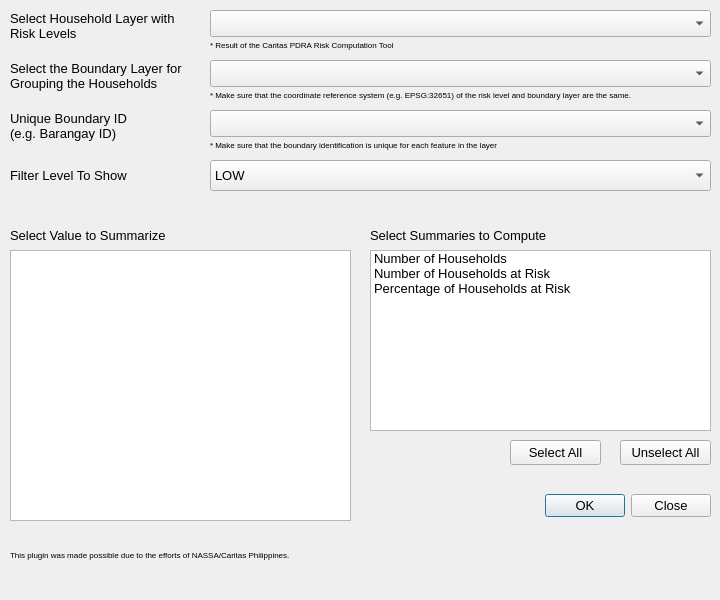
<?xml version="1.0" encoding="UTF-8"?>
<ui version="4.0">
 <class>CaritasPDRASummaryRiskDialog</class>
 <widget class="QDialog" name="CaritasPDRASummaryRiskDialog">
  <property name="geometry">
   <rect>
    <x>0</x>
    <y>0</y>
    <width>720</width>
    <height>600</height>
   </rect>
  </property>
  <property name="sizePolicy">
   <sizepolicy hsizetype="Fixed" vsizetype="Fixed">
    <horstretch>0</horstretch>
    <verstretch>0</verstretch>
   </sizepolicy>
  </property>
  <property name="minimumSize">
   <size>
    <width>720</width>
    <height>600</height>
   </size>
  </property>
  <property name="maximumSize">
   <size>
    <width>720</width>
    <height>600</height>
   </size>
  </property>
  <property name="font">
   <font>
    <pointsize>10</pointsize>
   </font>
  </property>
  <property name="windowTitle">
   <string>Statistics on Hazard, Vulnerability, Capacity, and Risk Computed from PDRA Data</string>
  </property>
  <property name="windowIcon">
   <iconset resource="resources.qrc">
    <normaloff>:/plugins/caritas_pdra/img/icons/icon-summary-risk.png</normaloff>:/plugins/caritas_pdra/img/icons/icon-summary-risk.png</iconset>
  </property>
  <property name="modal">
   <bool>false</bool>
  </property>
  <widget class="QLabel" name="label">
   <property name="geometry">
    <rect>
     <x>10</x>
     <y>530</y>
     <width>321</width>
     <height>51</height>
    </rect>
   </property>
   <property name="font">
    <font>
     <pointsize>5</pointsize>
     <weight>50</weight>
     <italic>false</italic>
     <bold>false</bold>
    </font>
   </property>
   <property name="layoutDirection">
    <enum>Qt::LeftToRight</enum>
   </property>
   <property name="text">
    <string>&lt;html&gt;&lt;head/&gt;&lt;body&gt;&lt;p&gt;&lt;span style=&quot; font-size:6pt;&quot;&gt;This plugin was made possible due to the efforts of NASSA/Caritas Philippines.&lt;/span&gt;&lt;/p&gt;&lt;/body&gt;&lt;/html&gt;</string>
   </property>
   <property name="scaledContents">
    <bool>false</bool>
   </property>
   <property name="alignment">
    <set>Qt::AlignLeading|Qt::AlignLeft|Qt::AlignVCenter</set>
   </property>
   <property name="wordWrap">
    <bool>true</bool>
   </property>
   <property name="margin">
    <number>4</number>
   </property>
  </widget>
  <widget class="QLabel" name="caritasLogo">
   <property name="geometry">
    <rect>
     <x>640</x>
     <y>530</y>
     <width>71</width>
     <height>51</height>
    </rect>
   </property>
   <property name="text">
    <string/>
   </property>
   <property name="pixmap">
    <pixmap resource="resources.qrc">:/plugins/caritas_pdra/img/logos/logo-nassa-caritas.png</pixmap>
   </property>
  </widget>
  <widget class="QDialogButtonBox" name="buttonBox">
   <property name="geometry">
    <rect>
     <x>540</x>
     <y>490</y>
     <width>171</width>
     <height>31</height>
    </rect>
   </property>
   <property name="toolTip">
    <string>Perform Statistics Computation</string>
   </property>
   <property name="standardButtons">
    <set>QDialogButtonBox::Close|QDialogButtonBox::Ok</set>
   </property>
  </widget>
  <widget class="QLabel" name="selectHHLabel">
   <property name="geometry">
    <rect>
     <x>10</x>
     <y>10</y>
     <width>181</width>
     <height>31</height>
    </rect>
   </property>
   <property name="font">
    <font>
     <pointsize>10</pointsize>
    </font>
   </property>
   <property name="toolTip">
    <string>Siguraduhing ang coordinate reference system (hal. EPSG: 32651) ng household at admin layers ay pareho</string>
   </property>
   <property name="text">
    <string>Select Household Layer with Risk Levels</string>
   </property>
   <property name="wordWrap">
    <bool>true</bool>
   </property>
  </widget>
  <widget class="QgsMapLayerComboBox" name="selectHHComboBox">
   <property name="geometry">
    <rect>
     <x>210</x>
     <y>10</y>
     <width>501</width>
     <height>27</height>
    </rect>
   </property>
   <property name="font">
    <font>
     <pointsize>10</pointsize>
    </font>
   </property>
   <property name="toolTip">
    <string>Piliin ang household layer na naglalaman ng mga Risk Levels (Ito ang mga resulta ng Caritas PDRA Risk Computation)</string>
   </property>
   <property name="statusTip">
    <string/>
   </property>
   <property name="whatsThis">
    <string>Select the household point layer with PDRA indicators</string>
   </property>
   <property name="showCrs">
    <bool>true</bool>
   </property>
  </widget>
  <widget class="QLabel" name="selectBoundaryLabel">
   <property name="geometry">
    <rect>
     <x>10</x>
     <y>50</y>
     <width>191</width>
     <height>51</height>
    </rect>
   </property>
   <property name="font">
    <font>
     <pointsize>10</pointsize>
    </font>
   </property>
   <property name="toolTip">
    <string>Siguraduhing ang coordinate reference system (hal. EPSG: 32651) ng household at admin layers ay pareho</string>
   </property>
   <property name="text">
    <string>Select the Boundary Layer for Grouping the Households</string>
   </property>
   <property name="wordWrap">
    <bool>true</bool>
   </property>
  </widget>
  <widget class="QgsMapLayerComboBox" name="selectBoundaryComboBox">
   <property name="geometry">
    <rect>
     <x>210</x>
     <y>60</y>
     <width>501</width>
     <height>27</height>
    </rect>
   </property>
   <property name="font">
    <font>
     <pointsize>10</pointsize>
    </font>
   </property>
   <property name="toolTip">
    <string>Piliin ang layer na naglalaman ng administrative boundaries (hal. barangay, munisipalidad, lalawigan)</string>
   </property>
   <property name="statusTip">
    <string/>
   </property>
   <property name="whatsThis">
    <string>Select the layer with the admin boundaries</string>
   </property>
   <property name="showCrs">
    <bool>true</bool>
   </property>
  </widget>
  <widget class="QLabel" name="filterByCategoryLabel">
   <property name="geometry">
    <rect>
     <x>10</x>
     <y>160</y>
     <width>181</width>
     <height>31</height>
    </rect>
   </property>
   <property name="font">
    <font>
     <pointsize>10</pointsize>
    </font>
   </property>
   <property name="text">
    <string>Filter Level To Show</string>
   </property>
   <property name="wordWrap">
    <bool>true</bool>
   </property>
  </widget>
  <widget class="QComboBox" name="filterByCategoryComboBox">
   <property name="geometry">
    <rect>
     <x>210</x>
     <y>160</y>
     <width>501</width>
     <height>31</height>
    </rect>
   </property>
   <property name="toolTip">
    <string>Pumili ng kategorya</string>
   </property>
   <item>
    <property name="text">
     <string>LOW</string>
    </property>
   </item>
   <item>
    <property name="text">
     <string>MEDIUM</string>
    </property>
   </item>
   <item>
    <property name="text">
     <string>HIGH</string>
    </property>
   </item>
  </widget>
  <widget class="QListWidget" name="summariesList">
   <property name="geometry">
    <rect>
     <x>370</x>
     <y>250</y>
     <width>341</width>
     <height>181</height>
    </rect>
   </property>
   <property name="toolTip">
    <string>Piliin ang mga istatistikang kukwentahin</string>
   </property>
   <property name="editTriggers">
    <set>QAbstractItemView::NoEditTriggers</set>
   </property>
   <property name="selectionMode">
    <enum>QAbstractItemView::ExtendedSelection</enum>
   </property>
   <item>
    <property name="text">
     <string>Number of Households</string>
    </property>
    <property name="toolTip">
     <string>Bilang ng mga sambahayan</string>
    </property>
   </item>
   <item>
    <property name="text">
     <string>Number of Households at Risk</string>
    </property>
    <property name="toolTip">
     <string>Bilang ng mga sambahayan na nasa ilalim ng napiling lebel ng Panganib (Risk Level)</string>
    </property>
   </item>
   <item>
    <property name="text">
     <string>Percentage of Households at Risk</string>
    </property>
    <property name="toolTip">
     <string>Porsyento ng mga sambahayan na nasa ilalim ng napiling lebel ng Panganib (Risk Level)</string>
    </property>
   </item>
  </widget>
  <widget class="QLabel" name="summariesToCalculateLabel">
   <property name="geometry">
    <rect>
     <x>370</x>
     <y>220</y>
     <width>341</width>
     <height>31</height>
    </rect>
   </property>
   <property name="font">
    <font>
     <pointsize>10</pointsize>
    </font>
   </property>
   <property name="text">
    <string>Select Summaries to Compute</string>
   </property>
   <property name="wordWrap">
    <bool>true</bool>
   </property>
  </widget>
  <widget class="QLabel" name="fieldsToSummarizeLabel">
   <property name="geometry">
    <rect>
     <x>10</x>
     <y>220</y>
     <width>351</width>
     <height>31</height>
    </rect>
   </property>
   <property name="font">
    <font>
     <pointsize>10</pointsize>
    </font>
   </property>
   <property name="text">
    <string>Select Value to Summarize</string>
   </property>
   <property name="wordWrap">
    <bool>true</bool>
   </property>
  </widget>
  <widget class="QListWidget" name="fieldsList">
   <property name="geometry">
    <rect>
     <x>10</x>
     <y>250</y>
     <width>341</width>
     <height>271</height>
    </rect>
   </property>
   <property name="toolTip">
    <string>Piliin ang mga indikador na gagamitin sa pagkwenta ng istatistika</string>
   </property>
   <property name="editTriggers">
    <set>QAbstractItemView::NoEditTriggers</set>
   </property>
   <property name="selectionMode">
    <enum>QAbstractItemView::SingleSelection</enum>
   </property>
   <property name="sortingEnabled">
    <bool>false</bool>
   </property>
  </widget>
  <widget class="QLabel" name="note">
   <property name="geometry">
    <rect>
     <x>210</x>
     <y>80</y>
     <width>501</width>
     <height>31</height>
    </rect>
   </property>
   <property name="font">
    <font>
     <pointsize>5</pointsize>
     <weight>50</weight>
     <italic>false</italic>
     <bold>false</bold>
    </font>
   </property>
   <property name="layoutDirection">
    <enum>Qt::LeftToRight</enum>
   </property>
   <property name="text">
    <string>&lt;html&gt;&lt;head/&gt;&lt;body&gt;&lt;p&gt;&lt;span style=&quot; font-size:6pt;&quot;&gt;* Make sure that the coordinate reference system (e.g. EPSG:32651) of the risk level and boundary layer are the same.&lt;/span&gt;&lt;/p&gt;&lt;/body&gt;&lt;/html&gt;</string>
   </property>
   <property name="scaledContents">
    <bool>false</bool>
   </property>
   <property name="alignment">
    <set>Qt::AlignLeading|Qt::AlignLeft|Qt::AlignVCenter</set>
   </property>
   <property name="wordWrap">
    <bool>true</bool>
   </property>
   <property name="margin">
    <number>4</number>
   </property>
  </widget>
  <widget class="QPushButton" name="selectAllSummariesBtn">
   <property name="geometry">
    <rect>
     <x>510</x>
     <y>440</y>
     <width>91</width>
     <height>25</height>
    </rect>
   </property>
   <property name="text">
    <string>Select All</string>
   </property>
  </widget>
  <widget class="QPushButton" name="unselectAllSummariesBtn">
   <property name="geometry">
    <rect>
     <x>620</x>
     <y>440</y>
     <width>91</width>
     <height>25</height>
    </rect>
   </property>
   <property name="text">
    <string>Unselect All</string>
   </property>
  </widget>
  <widget class="QLabel" name="selectBoundaryIDFieldLabel">
   <property name="geometry">
    <rect>
     <x>10</x>
     <y>100</y>
     <width>141</width>
     <height>51</height>
    </rect>
   </property>
   <property name="font">
    <font>
     <pointsize>10</pointsize>
    </font>
   </property>
   <property name="toolTip">
    <string>Siguraduhing walang boundary o barangay na pareho ang pangalan</string>
   </property>
   <property name="text">
    <string>Unique Boundary ID (e.g. Barangay ID)</string>
   </property>
   <property name="wordWrap">
    <bool>true</bool>
   </property>
  </widget>
  <widget class="QgsFieldComboBox" name="selectBoundaryIDFieldComboBox">
   <property name="geometry">
    <rect>
     <x>210</x>
     <y>110</y>
     <width>501</width>
     <height>27</height>
    </rect>
   </property>
   <property name="toolTip">
    <string>Pillin ang field kung saan nakalagay ang unique na ID ng boundary (e.g. BarangayID, MuniCityID)</string>
   </property>
  </widget>
  <widget class="QLabel" name="note_2">
   <property name="geometry">
    <rect>
     <x>210</x>
     <y>130</y>
     <width>501</width>
     <height>31</height>
    </rect>
   </property>
   <property name="font">
    <font>
     <pointsize>5</pointsize>
     <weight>50</weight>
     <italic>false</italic>
     <bold>false</bold>
    </font>
   </property>
   <property name="layoutDirection">
    <enum>Qt::LeftToRight</enum>
   </property>
   <property name="text">
    <string>&lt;html&gt;&lt;head/&gt;&lt;body&gt;&lt;p&gt;&lt;span style=&quot; font-size:6pt;&quot;&gt;* Make sure that the boundary identification is unique for each feature in the layer&lt;/span&gt;&lt;/p&gt;&lt;/body&gt;&lt;/html&gt;</string>
   </property>
   <property name="scaledContents">
    <bool>false</bool>
   </property>
   <property name="alignment">
    <set>Qt::AlignLeading|Qt::AlignLeft|Qt::AlignVCenter</set>
   </property>
   <property name="wordWrap">
    <bool>true</bool>
   </property>
   <property name="margin">
    <number>4</number>
   </property>
  </widget>
  <widget class="QLabel" name="note_3">
   <property name="geometry">
    <rect>
     <x>210</x>
     <y>30</y>
     <width>501</width>
     <height>31</height>
    </rect>
   </property>
   <property name="font">
    <font>
     <pointsize>5</pointsize>
     <weight>50</weight>
     <italic>false</italic>
     <bold>false</bold>
    </font>
   </property>
   <property name="layoutDirection">
    <enum>Qt::LeftToRight</enum>
   </property>
   <property name="text">
    <string>&lt;html&gt;&lt;head/&gt;&lt;body&gt;&lt;p&gt;&lt;span style=&quot; font-size:6pt;&quot;&gt;* Result of the Caritas PDRA Risk Computation Tool&lt;/span&gt;&lt;/p&gt;&lt;/body&gt;&lt;/html&gt;</string>
   </property>
   <property name="scaledContents">
    <bool>false</bool>
   </property>
   <property name="alignment">
    <set>Qt::AlignLeading|Qt::AlignLeft|Qt::AlignVCenter</set>
   </property>
   <property name="wordWrap">
    <bool>true</bool>
   </property>
   <property name="margin">
    <number>4</number>
   </property>
  </widget>
 </widget>
 <customwidgets>
  <customwidget>
   <class>QgsFieldComboBox</class>
   <extends>QComboBox</extends>
   <header>qgsfieldcombobox.h</header>
  </customwidget>
  <customwidget>
   <class>QgsMapLayerComboBox</class>
   <extends>QComboBox</extends>
   <header>qgsmaplayercombobox.h</header>
  </customwidget>
 </customwidgets>
 <resources>
  <include location="resources.qrc"/>
 </resources>
 <connections/>
</ui>
